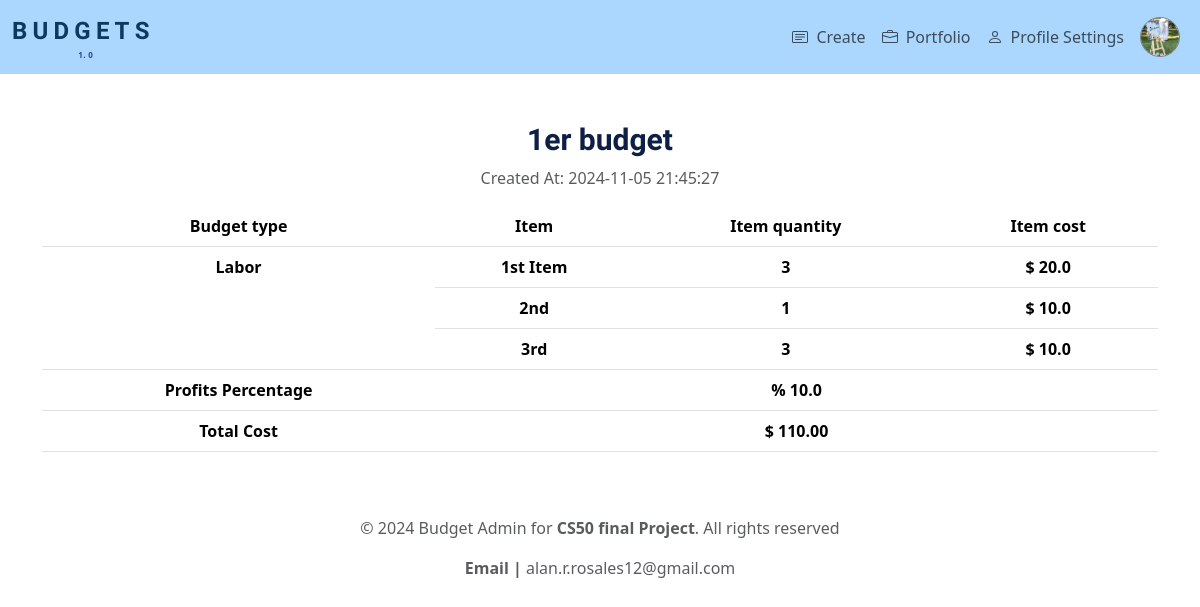
Page /budget/3 (signed in) on the committed database.
### tables this page shows
CREATE TABLE users (id INTEGER PRIMARY KEY AUTOINCREMENT, username TEXT NOT NULL, hashed_password TEXT NOT NULL, profile_image TEXT);

CREATE TABLE budgets (
id INTEGER PRIMARY KEY AUTOINCREMENT,
user_id INTEGER NOT NULL,
budget_type TEXT NOT NULL,
budget_title TEXT NOT NULL,
profit_percentage REAL,
total_budget REAL,
timestamp TIMESTAMP DEFAULT CURRENT_TIMESTAMP,
FOREIGN KEY (user_id) REFERENCES users(id)
);

CREATE TABLE budget_items (
id INTEGER PRIMARY KEY AUTOINCREMENT,
budget_id INTEGER NOT NULL,
item_name TEXT NOT NULL,
item_cost REAL NOT NULL,
item_quantity INTEGER NOT NULL,
FOREIGN KEY (budget_id) REFERENCES budgets(id)
);

### app.py (the view)
@app.route("/budget/<int:budget_id>")
@login_required
def view_budget(budget_id):
    budget = db.execute("SELECT budget_type, budget_title, timestamp, profit_percentage, total_budget FROM budgets WHERE id = ? AND user_id = ?",
                        budget_id, session.get("user_id"))
    items = db.execute("SELECT item_name, item_cost, item_quantity FROM budget_items WHERE budget_id = ?",
                       budget_id)
    return render_template("view_budget.html", budget=budget, items=items)

### app.py (called while the page is built)
@app.context_processor
def inject_user():
    if 'user_id' in session:
        user_id = session['user_id']
        user_data = db.execute("SELECT profile_image, username FROM users WHERE id = ?", user_id)
        if user_data:
            user_info = user_data[0]
            return {"user": {"profile_image": user_info["profile_image"], "username": user_info["username"]}}
    return {"user": None}

### helpers.py (called while the page is built)
def login_required(f):
    @wraps(f)
    def decorated_function(*args, **kwargs):
        if session.get("user_id") is None:
            return redirect(url_for("login"))
        return f(*args,**kwargs)
    return decorated_function

### templates/view_budget.html (shortened to what this page needs)
{% extends "layout.html" %}
{% block main %}
<h2 class="titles">{{ budget[0]['budget_title'] }}</h2>
<p class="text-left text-muted">Created At: {{ budget[0]['timestamp'] }}</p>
<table class="table table-responsive">
    <thead>
            <td><strong>Budget type</strong></td>
            <td><strong>Item</strong></td>
            <td><strong>Item quantity</strong></td>
            <td><strong>Item cost</strong></td>
    </thead>
    <tbody>
        {% for item in items %}
        <tr class="text-capitalize">
            {% if loop.first %}
            <td rowspan="{{ items|length }}"><strong>{{ budget[0]['budget_type'] }}</strong></td>
            {% endif %}
            <td><strong>{{ item['item_name'] }}</strong></td>
            <td><strong>{{ item['item_quantity'] }}</strong></td>
            <td><strong>$ {{ item['item_cost'] }}</strong></td>
        </tr>
        {% endfor %}
        <tr>
            <td colspan="1" ><strong>Profits Percentage</strong></td>
            <td colspan="3"><strong>% {{ budget[0]['profit_percentage']}}</strong></td>
        </tr>
        <tr>
            <td colspan="1"><strong>Total Cost</strong></td>
            <td colspan="3"><strong>$ {{ "%.2f" | format(budget[0]['total_budget']) }}</strong></td>
        </tr>
    </tbody>
</table>
{% endblock %}

### templates/layout.html (shortened to what this page needs)
<!DOCTYPE html>
<html lang="en">
    <head>
        <link href="https://cdn.jsdelivr.net/npm/bootstrap@5.3.3/dist/css/bootstrap.min.css" rel="stylesheet">
        <link rel="stylesheet" href="{{ url_for('static', filename='styles.css') }}">
    </head>
    <body>
        <nav id="custom-navbar" class="navbar navbar-expand-lg navbar-light">
            <div class="container-fluid">
                <div class="container-logo">
                    <a class="navbar-brand" href="/">
                        <div class="container-letters">
                            <span class="color_b">B</span>
                            <span class="color_b">U</span>
                            <span class="color_b">D</span>
                            <span class="color_b">G</span>
                            <span class="color_b">E</span>
                            <span class="color_b">T</span>
                            <span class="color_b">S</span>
                        </div>
                        <div class="container-numbers">
                        </div>
                    </a>
                </div>
                <div class="collapse navbar-collapse" id="navbarSupportedContent">
                    {% if session["user_id"] %}
                        <ul class="navbar-nav ms-auto">
                            <div class="d-flex flex-row align-items-center">
                                <li class="nav-item">
                                    <a class="nav-link d-flex flex-row align-items-center gap-2" href="/">
                                        Create</a>
                                </li>
                            </div>
                            <div class="d-flex flex-row align-items-center">
                                <li class="nav-item">
                                    <a class="nav-link d-flex flex-row align-items-center gap-2" href="/history">
                                        Portfolio</a>
                                </li>
                            </div>
                            <div class="d-flex flex-row align-items-center">
                                <li class="nav-item">
                                    <a class="nav-link d-flex align-items-center gap-2" href="/user_profile">
                                    Profile Settings
                                </a>
                                </li>
                            </div>
                            {% if user %}
                                <li class="nav-item d-none d-lg-block">
                                    <a href="{{ url_for('user_profile') }}" class="nav-link d-flex align-items-center">
                                        {% if user['profile_image'] %}
                                            <img src="{{ url_for('static', filename=user['profile_image'].replace('static/', '')) }}" class="profile-img" style="height: 40px; width: 40px; border-radius: 50%; border: 1px solid gray;">
                                        {% else %}
                                            <div class="profile-initials">{{ user['username'][0] | upper }}</div>
                                        {% endif %}
                                    </a>
                                </li>
                            {% endif %}
                        </ul>
                    {% endif %}
                </div>
            </div>
        </nav>
        <main class="container py-5 text-center">
            {% block main %}{% endblock %}
        </main>
        <footer class="mb-5">
            <p class="text-center text-muted">
                &copy; 2024 Budget Admin for <strong> CS50 final Project</strong>. All rights reserved
            </p>
            <p class="text-center text-muted ml-5">
                <strong> Email | </strong>alan.r.rosales12@gmail.com
            </p>
        </footer>
    </body>
</html>

### static/styles.css (style rules this page uses)
#custom-navbar { background-color: rgb(171, 215, 255); }
.nav-item { color:aqua; }
.color_b { font-size: larger; font-family: "Oswald", sans-serif; font-weight: 700; color:rgb(14, 57, 94); }
.container-logo { display: flex; flex-direction: column; justify-content: center; }
.container-numbers { display: flex; flex-direction: row; justify-content: center; gap: 5px; }
.titles { font-size: 30px; font-family: "Oswald", sans-serif; font-weight: 700; font-style: normal; color: rgb(13, 31, 68); }
.profile-img { width: 100%; height: 100%; object-fit: cover; }

### rows in the picture
users: profile_image (picture)
budgets: budget_title "1er budget", timestamp "2024-11-05 21:45:27", budget_type "Labor", profit_percentage "10.0", total_budget "110.00"
budget_items: item_name "1st Item", item_quantity "3", item_cost "20.0"
budget_items: item_name "2nd", item_quantity "1", item_cost "10.0"
budget_items: item_name "3rd", item_quantity "3", item_cost "10.0"
